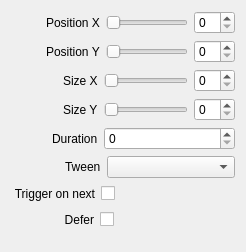
<?xml version="1.0" encoding="UTF-8"?>
<ui version="4.0">
 <class>InspectorGeometryWidget</class>
 <widget class="QWidget" name="InspectorGeometryWidget">
  <property name="geometry">
   <rect>
    <x>0</x>
    <y>0</y>
    <width>246</width>
    <height>252</height>
   </rect>
  </property>
  <property name="sizePolicy">
   <sizepolicy hsizetype="Expanding" vsizetype="Preferred">
    <horstretch>0</horstretch>
    <verstretch>0</verstretch>
   </sizepolicy>
  </property>
  <layout class="QVBoxLayout" name="verticalLayout">
   <item>
    <layout class="QHBoxLayout" name="horizontalLayoutPositionX">
     <item>
      <spacer name="horizontalSpacerPositionX">
       <property name="orientation">
        <enum>Qt::Horizontal</enum>
       </property>
       <property name="sizeType">
        <enum>QSizePolicy::Fixed</enum>
       </property>
       <property name="sizeHint" stdset="0">
        <size>
         <width>35</width>
         <height>20</height>
        </size>
       </property>
      </spacer>
     </item>
     <item>
      <widget class="QLabel" name="labelPositionX">
       <property name="text">
        <string>Position X</string>
       </property>
      </widget>
     </item>
     <item>
      <widget class="QSlider" name="sliderPositionX">
       <property name="orientation">
        <enum>Qt::Horizontal</enum>
       </property>
      </widget>
     </item>
     <item>
      <widget class="QSpinBox" name="spinBoxPositionX"/>
     </item>
    </layout>
   </item>
   <item>
    <layout class="QHBoxLayout" name="horizontalLayoutPositionY">
     <item>
      <spacer name="horizontalSpacerPositionY">
       <property name="orientation">
        <enum>Qt::Horizontal</enum>
       </property>
       <property name="sizeType">
        <enum>QSizePolicy::Fixed</enum>
       </property>
       <property name="sizeHint" stdset="0">
        <size>
         <width>35</width>
         <height>20</height>
        </size>
       </property>
      </spacer>
     </item>
     <item>
      <widget class="QLabel" name="labelPositionY">
       <property name="text">
        <string>Position Y</string>
       </property>
      </widget>
     </item>
     <item>
      <widget class="QSlider" name="sliderPositionY">
       <property name="orientation">
        <enum>Qt::Horizontal</enum>
       </property>
      </widget>
     </item>
     <item>
      <widget class="QSpinBox" name="spinBoxPositionY"/>
     </item>
    </layout>
   </item>
   <item>
    <layout class="QHBoxLayout" name="horizontalLayoutScaleX">
     <item>
      <spacer name="horizontalSpacerScaleX">
       <property name="orientation">
        <enum>Qt::Horizontal</enum>
       </property>
       <property name="sizeType">
        <enum>QSizePolicy::Fixed</enum>
       </property>
       <property name="sizeHint" stdset="0">
        <size>
         <width>52</width>
         <height>20</height>
        </size>
       </property>
      </spacer>
     </item>
     <item>
      <widget class="QLabel" name="labelScaleX">
       <property name="text">
        <string>Size X</string>
       </property>
      </widget>
     </item>
     <item>
      <widget class="QSlider" name="sliderScaleX">
       <property name="orientation">
        <enum>Qt::Horizontal</enum>
       </property>
      </widget>
     </item>
     <item>
      <widget class="QSpinBox" name="spinBoxScaleX"/>
     </item>
    </layout>
   </item>
   <item>
    <layout class="QHBoxLayout" name="horizontalLayoutScaleY">
     <item>
      <spacer name="horizontalSpacerScaleY">
       <property name="orientation">
        <enum>Qt::Horizontal</enum>
       </property>
       <property name="sizeType">
        <enum>QSizePolicy::Fixed</enum>
       </property>
       <property name="sizeHint" stdset="0">
        <size>
         <width>52</width>
         <height>20</height>
        </size>
       </property>
      </spacer>
     </item>
     <item>
      <widget class="QLabel" name="labelScaleY">
       <property name="text">
        <string>Size Y</string>
       </property>
      </widget>
     </item>
     <item>
      <widget class="QSlider" name="sliderScaleY">
       <property name="orientation">
        <enum>Qt::Horizontal</enum>
       </property>
      </widget>
     </item>
     <item>
      <widget class="QSpinBox" name="spinBoxScaleY"/>
     </item>
    </layout>
   </item>
   <item>
    <layout class="QHBoxLayout" name="horizontalLayoutTransitionDuration">
     <item>
      <spacer name="horizontalSpacerTransitionDuration">
       <property name="orientation">
        <enum>Qt::Horizontal</enum>
       </property>
       <property name="sizeType">
        <enum>QSizePolicy::Fixed</enum>
       </property>
       <property name="sizeHint" stdset="0">
        <size>
         <width>41</width>
         <height>20</height>
        </size>
       </property>
      </spacer>
     </item>
     <item>
      <widget class="QLabel" name="labelTransitionDuration">
       <property name="text">
        <string>Duration</string>
       </property>
      </widget>
     </item>
     <item>
      <widget class="QSpinBox" name="spinBoxTransitionDuration">
       <property name="sizePolicy">
        <sizepolicy hsizetype="Expanding" vsizetype="Fixed">
         <horstretch>0</horstretch>
         <verstretch>0</verstretch>
        </sizepolicy>
       </property>
       <property name="maximum">
        <number>999</number>
       </property>
      </widget>
     </item>
    </layout>
   </item>
   <item>
    <layout class="QHBoxLayout" name="horizontalLayoutTween">
     <item>
      <spacer name="horizontalSpacerTween">
       <property name="orientation">
        <enum>Qt::Horizontal</enum>
       </property>
       <property name="sizeType">
        <enum>QSizePolicy::Fixed</enum>
       </property>
       <property name="sizeHint" stdset="0">
        <size>
         <width>54</width>
         <height>20</height>
        </size>
       </property>
      </spacer>
     </item>
     <item>
      <widget class="QLabel" name="labelEasing">
       <property name="text">
        <string>Tween</string>
       </property>
      </widget>
     </item>
     <item>
      <widget class="QComboBox" name="comboBoxTween">
       <property name="sizePolicy">
        <sizepolicy hsizetype="Expanding" vsizetype="Fixed">
         <horstretch>0</horstretch>
         <verstretch>0</verstretch>
        </sizepolicy>
       </property>
      </widget>
     </item>
    </layout>
   </item>
   <item>
    <layout class="QHBoxLayout" name="horizontalLayoutTriggerOnNext">
     <item>
      <spacer name="horizontalSpacerTriggerOnNext1">
       <property name="orientation">
        <enum>Qt::Horizontal</enum>
       </property>
       <property name="sizeType">
        <enum>QSizePolicy::Fixed</enum>
       </property>
       <property name="sizeHint" stdset="0">
        <size>
         <width>2</width>
         <height>20</height>
        </size>
       </property>
      </spacer>
     </item>
     <item>
      <widget class="QLabel" name="labelTriggerOnNext">
       <property name="text">
        <string>Trigger on next</string>
       </property>
       <property name="alignment">
        <set>Qt::AlignRight|Qt::AlignTrailing|Qt::AlignVCenter</set>
       </property>
      </widget>
     </item>
     <item>
      <widget class="QCheckBox" name="checkBoxTriggerOnNext">
       <property name="layoutDirection">
        <enum>Qt::RightToLeft</enum>
       </property>
       <property name="text">
        <string/>
       </property>
      </widget>
     </item>
     <item>
      <spacer name="horizontalSpacerTriggerOnNext2">
       <property name="orientation">
        <enum>Qt::Horizontal</enum>
       </property>
       <property name="sizeHint" stdset="0">
        <size>
         <width>40</width>
         <height>20</height>
        </size>
       </property>
      </spacer>
     </item>
    </layout>
   </item>
   <item>
    <layout class="QHBoxLayout" name="horizontalLayoutDefer">
     <item>
      <spacer name="horizontalSpacerDefer1">
       <property name="orientation">
        <enum>Qt::Horizontal</enum>
       </property>
       <property name="sizeType">
        <enum>QSizePolicy::Fixed</enum>
       </property>
       <property name="sizeHint" stdset="0">
        <size>
         <width>53</width>
         <height>20</height>
        </size>
       </property>
      </spacer>
     </item>
     <item>
      <widget class="QLabel" name="labelDefer">
       <property name="text">
        <string>Defer</string>
       </property>
       <property name="alignment">
        <set>Qt::AlignRight|Qt::AlignTrailing|Qt::AlignVCenter</set>
       </property>
      </widget>
     </item>
     <item>
      <widget class="QCheckBox" name="checkBoxDefer">
       <property name="layoutDirection">
        <enum>Qt::RightToLeft</enum>
       </property>
       <property name="text">
        <string/>
       </property>
      </widget>
     </item>
     <item>
      <spacer name="horizontalSpacerDefer2">
       <property name="orientation">
        <enum>Qt::Horizontal</enum>
       </property>
       <property name="sizeHint" stdset="0">
        <size>
         <width>40</width>
         <height>20</height>
        </size>
       </property>
      </spacer>
     </item>
    </layout>
   </item>
   <item>
    <spacer name="verticalSpacerGeometry">
     <property name="orientation">
      <enum>Qt::Vertical</enum>
     </property>
     <property name="sizeType">
      <enum>QSizePolicy::Fixed</enum>
     </property>
     <property name="sizeHint" stdset="0">
      <size>
       <width>20</width>
       <height>10</height>
      </size>
     </property>
    </spacer>
   </item>
  </layout>
 </widget>
 <resources/>
 <connections>
  <connection>
   <sender>spinBoxTransitionDuration</sender>
   <signal>valueChanged(int)</signal>
   <receiver>InspectorGeometryWidget</receiver>
   <slot>transitionDurationChanged(int)</slot>
   <hints>
    <hint type="sourcelabel">
     <x>151</x>
     <y>130</y>
    </hint>
    <hint type="destinationlabel">
     <x>206</x>
     <y>130</y>
    </hint>
   </hints>
  </connection>
  <connection>
   <sender>comboBoxTween</sender>
   <signal>currentIndexChanged(QString)</signal>
   <receiver>InspectorGeometryWidget</receiver>
   <slot>tweenChanged(QString)</slot>
   <hints>
    <hint type="sourcelabel">
     <x>182</x>
     <y>158</y>
    </hint>
    <hint type="destinationlabel">
     <x>206</x>
     <y>160</y>
    </hint>
   </hints>
  </connection>
  <connection>
   <sender>sliderPositionX</sender>
   <signal>valueChanged(int)</signal>
   <receiver>InspectorGeometryWidget</receiver>
   <slot>sliderPositionXChanged(int)</slot>
   <hints>
    <hint type="sourcelabel">
     <x>111</x>
     <y>16</y>
    </hint>
    <hint type="destinationlabel">
     <x>3</x>
     <y>15</y>
    </hint>
   </hints>
  </connection>
  <connection>
   <sender>spinBoxPositionX</sender>
   <signal>valueChanged(int)</signal>
   <receiver>InspectorGeometryWidget</receiver>
   <slot>spinBoxPositionXChanged(int)</slot>
   <hints>
    <hint type="sourcelabel">
     <x>235</x>
     <y>29</y>
    </hint>
    <hint type="destinationlabel">
     <x>206</x>
     <y>19</y>
    </hint>
   </hints>
  </connection>
  <connection>
   <sender>sliderPositionY</sender>
   <signal>valueChanged(int)</signal>
   <receiver>InspectorGeometryWidget</receiver>
   <slot>sliderPositionYChanged(int)</slot>
   <hints>
    <hint type="sourcelabel">
     <x>187</x>
     <y>56</y>
    </hint>
    <hint type="destinationlabel">
     <x>3</x>
     <y>51</y>
    </hint>
   </hints>
  </connection>
  <connection>
   <sender>spinBoxPositionY</sender>
   <signal>valueChanged(int)</signal>
   <receiver>InspectorGeometryWidget</receiver>
   <slot>spinBoxPositionYChanged(int)</slot>
   <hints>
    <hint type="sourcelabel">
     <x>235</x>
     <y>57</y>
    </hint>
    <hint type="destinationlabel">
     <x>206</x>
     <y>47</y>
    </hint>
   </hints>
  </connection>
  <connection>
   <sender>sliderScaleX</sender>
   <signal>valueChanged(int)</signal>
   <receiver>InspectorGeometryWidget</receiver>
   <slot>sliderScaleXChanged(int)</slot>
   <hints>
    <hint type="sourcelabel">
     <x>121</x>
     <y>69</y>
    </hint>
    <hint type="destinationlabel">
     <x>0</x>
     <y>79</y>
    </hint>
   </hints>
  </connection>
  <connection>
   <sender>spinBoxScaleX</sender>
   <signal>valueChanged(int)</signal>
   <receiver>InspectorGeometryWidget</receiver>
   <slot>spinBoxScaleXChanged(int)</slot>
   <hints>
    <hint type="sourcelabel">
     <x>235</x>
     <y>85</y>
    </hint>
    <hint type="destinationlabel">
     <x>206</x>
     <y>75</y>
    </hint>
   </hints>
  </connection>
  <connection>
   <sender>sliderScaleY</sender>
   <signal>valueChanged(int)</signal>
   <receiver>InspectorGeometryWidget</receiver>
   <slot>sliderScaleYChanged(int)</slot>
   <hints>
    <hint type="sourcelabel">
     <x>187</x>
     <y>112</y>
    </hint>
    <hint type="destinationlabel">
     <x>1</x>
     <y>104</y>
    </hint>
   </hints>
  </connection>
  <connection>
   <sender>spinBoxScaleY</sender>
   <signal>valueChanged(int)</signal>
   <receiver>InspectorGeometryWidget</receiver>
   <slot>spinBoxScaleYChanged(int)</slot>
   <hints>
    <hint type="sourcelabel">
     <x>235</x>
     <y>113</y>
    </hint>
    <hint type="destinationlabel">
     <x>206</x>
     <y>104</y>
    </hint>
   </hints>
  </connection>
  <connection>
   <sender>checkBoxDefer</sender>
   <signal>stateChanged(int)</signal>
   <receiver>InspectorGeometryWidget</receiver>
   <slot>deferChanged(int)</slot>
   <hints>
    <hint type="sourcelabel">
     <x>114</x>
     <y>221</y>
    </hint>
    <hint type="destinationlabel">
     <x>210</x>
     <y>198</y>
    </hint>
   </hints>
  </connection>
  <connection>
   <sender>checkBoxTriggerOnNext</sender>
   <signal>stateChanged(int)</signal>
   <receiver>InspectorGeometryWidget</receiver>
   <slot>triggerOnNextChanged(int)</slot>
   <hints>
    <hint type="sourcelabel">
     <x>106</x>
     <y>188</y>
    </hint>
    <hint type="destinationlabel">
     <x>248</x>
     <y>178</y>
    </hint>
   </hints>
  </connection>
 </connections>
 <slots>
  <slot>scaleXChanged(int)</slot>
  <slot>scaleYChanged(int)</slot>
  <slot>sliderPositionXChanged(int)</slot>
  <slot>sliderPositionYChanged(int)</slot>
  <slot>transitionDurationChanged(int)</slot>
  <slot>tweenChanged(QString)</slot>
  <slot>spinBoxPositionXChanged(int)</slot>
  <slot>spinBoxPositionYChanged(int)</slot>
  <slot>sliderScaleXChanged(int)</slot>
  <slot>sliderScaleYChanged(int)</slot>
  <slot>spinBoxScaleXChanged(int)</slot>
  <slot>spinBoxScaleYChanged(int)</slot>
  <slot>resetDefer(QString)</slot>
  <slot>deferChanged(int)</slot>
  <slot>triggerOnNextChanged(int)</slot>
 </slots>
</ui>
